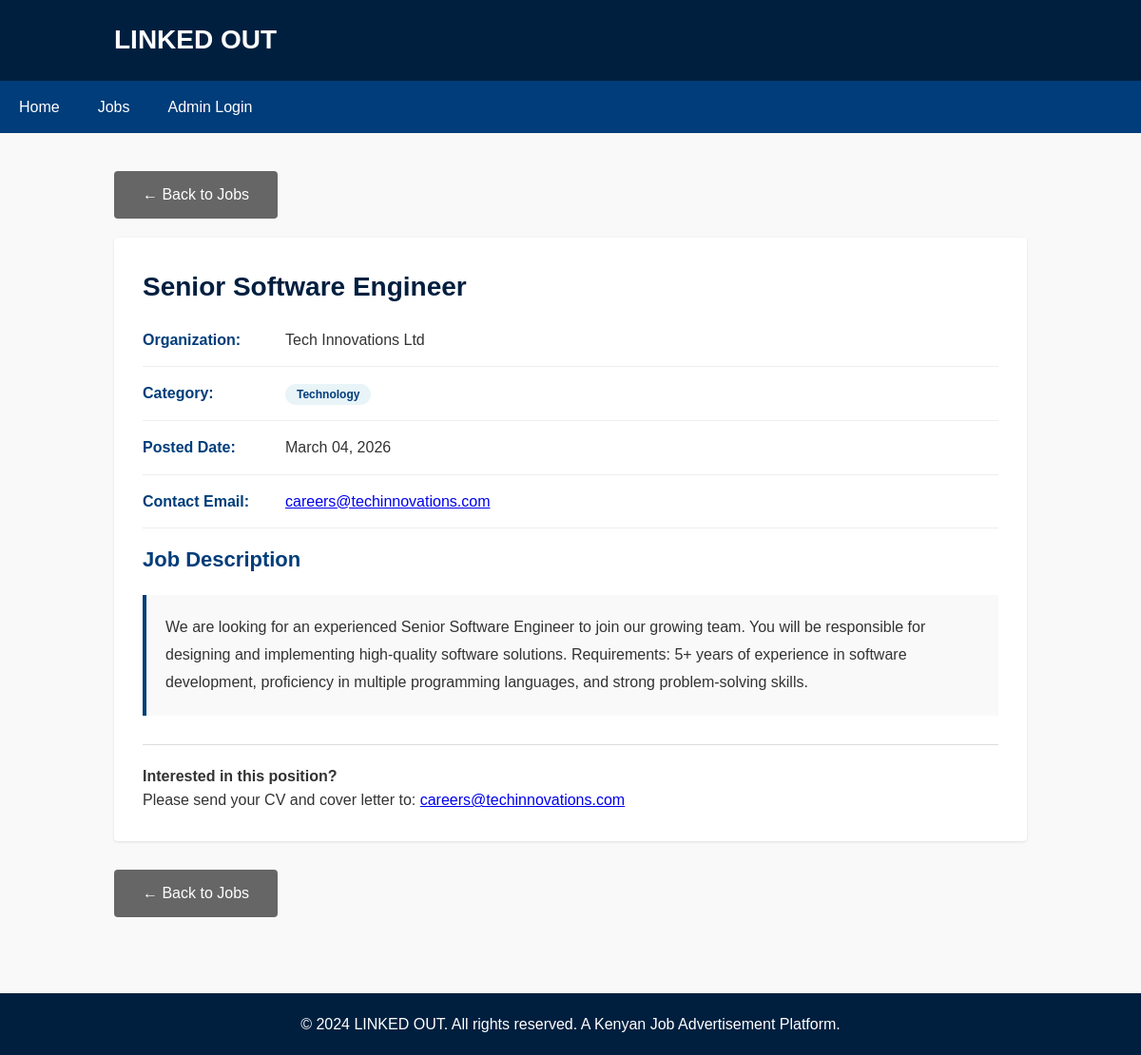
The app's page /job_details.php?id=1 with its own data.
### tables this page shows
CREATE TABLE IF NOT EXISTS jobs (
    id INT AUTO_INCREMENT PRIMARY KEY,
    title VARCHAR(255) NOT NULL,
    organization VARCHAR(255) NOT NULL,
    category VARCHAR(100) NOT NULL,
    description TEXT NOT NULL,
    email VARCHAR(255) NOT NULL,
    date_posted TIMESTAMP DEFAULT CURRENT_TIMESTAMP
);

### job_details.php (the view, shortened to what this page needs)
<?php
include 'config.php';
$job_id = mysqli_real_escape_string($conn, $_GET['id']);
$query = "SELECT * FROM jobs WHERE id = '$job_id'";
$result = mysqli_query($conn, $query);
$job = mysqli_fetch_assoc($result);
?>
<!DOCTYPE html>
<html lang="en">
<head>
    <link rel="stylesheet" href="style.css">
</head>
<body>
    <header>
        <div class="container">
            <h1>LINKED OUT</h1>
        </div>
    </header>
    <nav>
        <ul>
            <li><a href="index.php">Home</a></li>
            <li><a href="jobs.php">Jobs</a></li>
            <li><a href="admin_login.php">Admin Login</a></li>
        </ul>
    </nav>
    <main>
        <div class="container">
            <a href="jobs.php" class="btn btn-secondary" style="margin-bottom: 20px;">← Back to Jobs</a>
            <div class="job-details">
                <h2><?php echo htmlspecialchars($job['title']); ?></h2>
                <div class="detail-row">
                    <span class="detail-label">Organization:</span>
                    <span class="detail-value"><?php echo htmlspecialchars($job['organization']); ?></span>
                </div>
                <div class="detail-row">
                    <span class="detail-label">Category:</span>
                    <span class="detail-value"><span class="category-badge"><?php echo htmlspecialchars($job['category']); ?></span></span>
                </div>
                <div class="detail-row">
                    <span class="detail-label">Posted Date:</span>
                    <span class="detail-value"><?php echo date('F d, Y', strtotime($job['date_posted'])); ?></span>
                </div>
                <div class="detail-row">
                    <span class="detail-label">Contact Email:</span>
                    <span class="detail-value"><a href="mailto:<?php echo htmlspecialchars($job['email']); ?>"><?php echo htmlspecialchars($job['email']); ?></a></span>
                </div>
                <h3>Job Description</h3>
                <div class="description">
                    <?php echo nl2br(htmlspecialchars($job['description'])); ?>
                </div>
                <div style="margin-top: 30px; padding-top: 20px; border-top: 1px solid #ddd;">
                    <p><strong>Interested in this position?</strong></p>
                    <p>Please send your CV and cover letter to: <a href="mailto:<?php echo htmlspecialchars($job['email']); ?>"><?php echo htmlspecialchars($job['email']); ?></a></p>
                </div>
            </div>
            <div style="margin-top: 30px;">
                <a href="jobs.php" class="btn btn-secondary">← Back to Jobs</a>
            </div>
        </div>
    </main>
    <footer>
        <p>&copy; 2024 LINKED OUT. All rights reserved. A Kenyan Job Advertisement Platform.</p>
    </footer>
</body>
</html>

### style.css (style rules this page uses)
* { margin: 0; padding: 0; box-sizing: border-box; }
body { font-family: Arial, sans-serif; line-height: 1.6; color: #333; background-color: #f9f9f9; }
.container { max-width: 1000px; margin: 0 auto; padding: 0 20px; }
header { background-color: #001f3f; color: white; padding: 20px 0; box-shadow: 0 2px 4px rgba(0, 0, 0, 0.1); }
header h1 { font-size: 28px; margin-bottom: 0; }
nav { background-color: #003d7a; padding: 0; }
nav ul { list-style: none; display: flex; margin: 0; padding: 0; }
nav li { margin: 0; }
nav a { display: block; padding: 15px 20px; color: white; text-decoration: none; transition: background-color 0.3s; }
.btn { display: inline-block; padding: 12px 30px; background-color: #ff6b6b; color: white; text-decoration: none; border: none; border-radius: 4px; cursor: pointer; font-size: 16px; transition: background-color 0.3s; }
.btn-secondary { background-color: #666; }
main { padding: 40px 0; min-height: calc(100vh - 300px); }
h2 { color: #001f3f; margin-bottom: 20px; font-size: 28px; }
h3 { color: #003d7a; margin-bottom: 15px; font-size: 22px; }
.category-badge { background-color: #e8f4f8; color: #003d7a; padding: 4px 12px; border-radius: 20px; font-size: 12px; font-weight: bold; }
footer { background-color: #001f3f; color: white; text-align: center; padding: 20px; margin-top: 40px; }
footer p { margin: 0; }
.job-details { background-color: white; padding: 30px; border-radius: 4px; box-shadow: 0 1px 3px rgba(0, 0, 0, 0.1); }
.job-details h2 { margin-bottom: 20px; }
.detail-row { display: flex; margin-bottom: 15px; padding-bottom: 15px; border-bottom: 1px solid #eee; }
.detail-label { font-weight: bold; color: #003d7a; min-width: 150px; }
.detail-value { color: #333; }
.description { background-color: #f9f9f9; padding: 20px; border-left: 4px solid #003d7a; margin: 20px 0; line-height: 1.8; }

### records on screen
jobs: title "Senior Software Engineer", organization "Tech Innovations Ltd", category "Technology", date_posted "March 04, 2026", email "careers@techinnovations.com", description "We are looking for an experienced Senior Software Engineer to join our growing team. You will be responsible for designing and implementing high-quality software solutions. Requirements: 5+ years of experience in software development, proficiency in multiple programming languages, and strong problem-solving skills."
